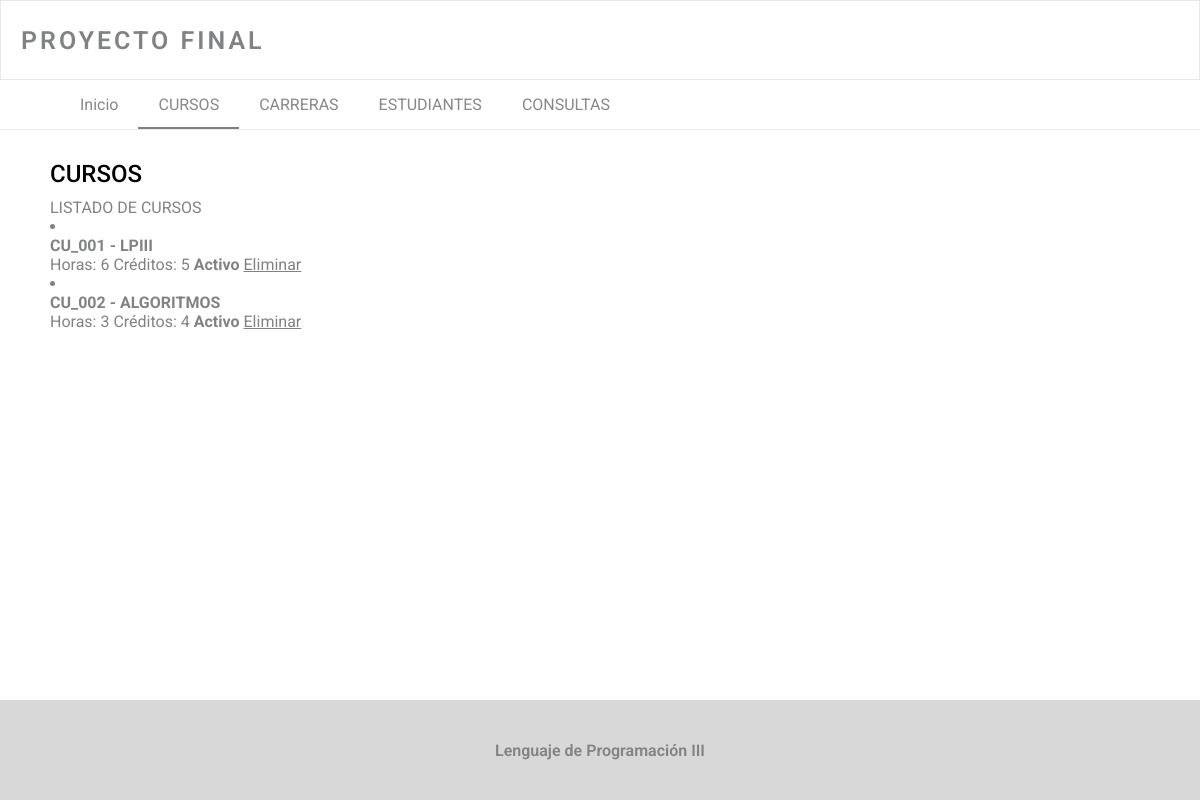
Screenshot of /lista-curso/ with the database file from the repository.
### miApp/models.py (models this page shows)
class Curso(models.Model):
    idcurso =  models.AutoField(primary_key=True)
    codigo  =  models.TextField()
    nombre  =  models.TextField()
    horas   =  models.TextField()
    creditos = models.TextField()
    estado  =  models.CharField(max_length=1)

### miApp/views.py (the view)
# urls.py: path('lista-curso/', views.listar_cursos, name="listarCurso"),
def listar_cursos(request):
    cursos = Curso.objects.all()
    return render(request,'listar_cursos.html',
        {       'titulo'  : 'CURSOS',
                'mensaje' : 'LISTADO DE CURSOS',
                'cursos'  : cursos
          })

### miApp/templates/listar_cursos.html (shortened to what this page needs)
{% extends 'layout.html' %}
{% block content %}
<h2 class="title">{{titulo}}</h2>
<p>{{mensaje}}</p>
{% for curso in cursos %}
            <li>
                <h4>{{curso.codigo}} - {{curso.nombre}}</h4>
                <span>Horas: {{curso.horas}} </span>
                <span>Créditos: {{curso.creditos}} </span>
                {% if curso.estado == 'A' %}
                    <strong>Activo</strong>
                {% else %}
                    <strong>Inactivo</strong>
                {% endif %}
                <a href="{% url 'eliminarCurso' id=curso.idcurso %}">Eliminar</a>
            </li>
{% endfor %}
{% endblock %}

### miApp/static/css/style.css (style rules this page uses)
* { margin: 0px; padding: 0px; font-family: 'Roboto', serif; box-sizing: border-box; color: #808283 }
html { overflow-x: hidden; }
.title { color: black; font-weight: 500; margin-bottom: 10px; }

### rows the page displays
Curso: codigo "CU_001", nombre "LPIII", horas "6", creditos "5", estado "Activo"
Curso: codigo "CU_002", nombre "ALGORITMOS", horas "3", creditos "4", estado "Activo"

### other values shown
{{ titulo }} "CURSOS"
{{ mensaje }} "LISTADO DE CURSOS"
